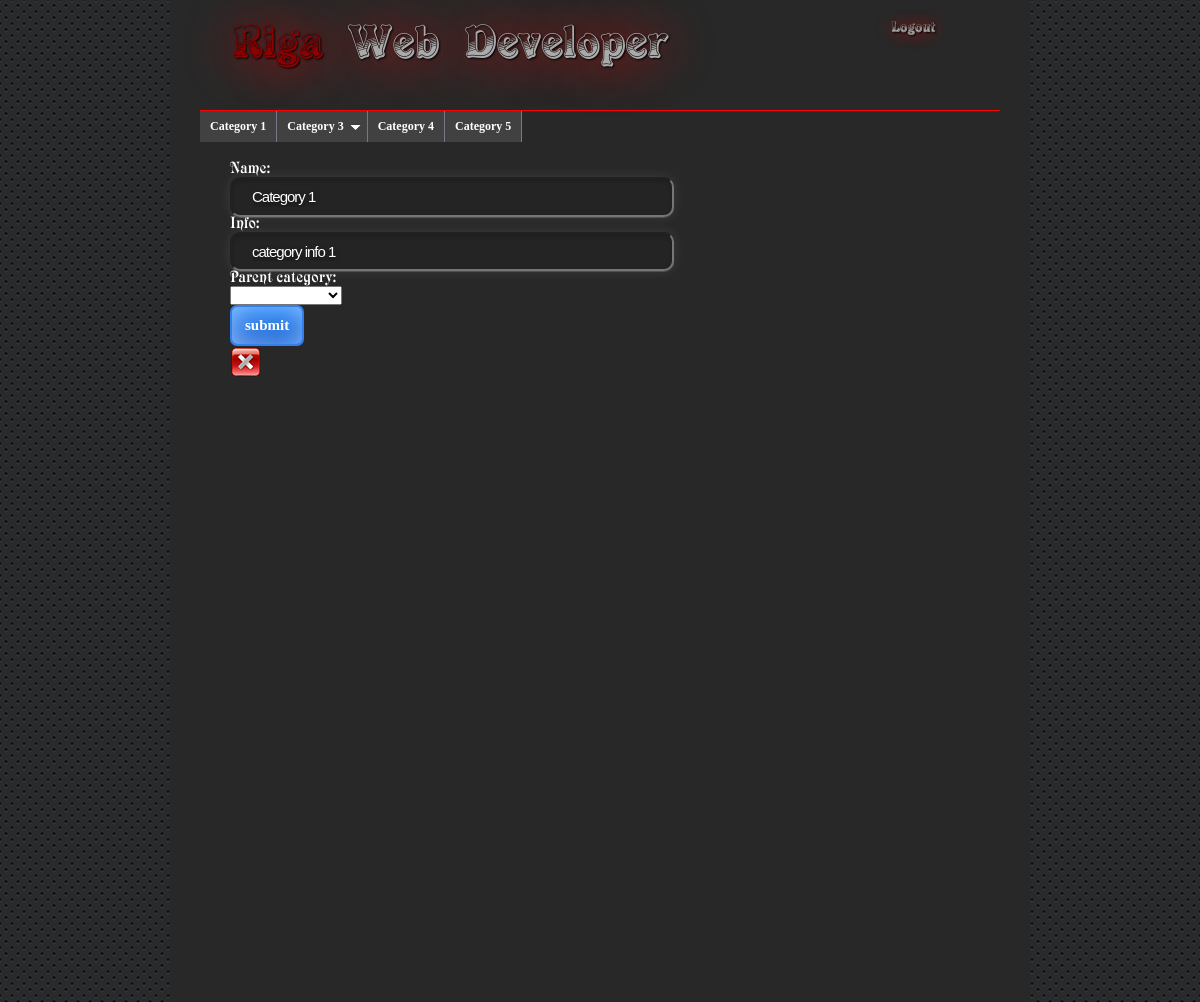
The page /change.php?update=yes&id=1 (signed in) on the database its author committed.
### tables this page shows
CREATE TABLE IF NOT EXISTS `category` (
  `id` int(11) NOT NULL AUTO_INCREMENT,
  `name` varchar(255) NOT NULL,
  `info` varchar(50) NOT NULL DEFAULT 'category info',
  `position` tinyint(4) DEFAULT NULL,
  `parent` int(11) DEFAULT NULL,
  `visible` int(1) DEFAULT '1',
  PRIMARY KEY (`id`)
);

### source.php (called while the page is built, shortened)
<?php
$table = 'category';

### change.php (the view, shortened to what this page needs)
<?php
require_once('source.php');
require_once 'header.php';
$id = $_GET['id'];
$parents = mysql_query("SELECT * FROM $table");
while ($row = mysql_fetch_array($parents))
{
    $categories[$row['id']] = array(
        'id' => $row['id'],
        'name' => $row['name'],
        'info' => $row['info'],
        'parent' => $row['parent']
    );
}
if($_GET['update'] == 'yes') {
    $result = mysql_query("SELECT * FROM $table WHERE id=$id");
    $res = mysql_fetch_assoc($result);?>
    <div class="change">
        <form action="update.php" method="POST">
            <label>Name: </label><input type="text" name="name" id="name" value="<?=$res['name']?>"><br>
            <label>Info: </label><input type="text" name="info" id="info" value="<?=$res['info']?>"><br>
            <label>Parent category: </label><select id="parent" name="parent">
                <option value=""></option>
                <?
                foreach ($categories as $v => $k){
                     if ($k['id'] == $res['parent']) {
                        echo "<option value=$k[id] selected>$k[name]</option>";
                    }else{
                        echo "<option value=$k[id]>$k[name]</option>";
                    }
                }?>
            </select><br>
            <input type="submit" class="button blue"  value="submit">
        </form>
        <a href="delete.php?id=<?=$id?>"><img src="/images/delete.png"></a>
    </div>
<?}
            ?>
<?
require_once'footer.php';

### cat.php (shortened to what this page needs)
<?php
require_once("source.php");
$result = mysql_query("SELECT * FROM category WHERE visible='1' ORDER BY position");
while ($row = mysql_fetch_assoc($result))
{
    $categories[$row['id']] = array(
        'id' => $row['id'],
        'name' => $row['name'],
        'info' => $row['info'],
        'parent' => $row['parent']
    );
}
function generate_menu($array, $parent = 0, $level = 0)
{
    $has_children = false;
    foreach($array as $key => $value)
    {
        if ($value['parent'] == $parent)
        {
            if ($has_children === false)
            {
                $has_children = true;
                if ($parent == 0) {
                    echo "\n<ul>";
                }else{
                    echo "\n<ul>";
                }
                $level++;
            }
            echo '<li><a href="">'.$value['name'].'</a>';
            generate_menu($array, $key, $level);
            echo "</li>\n";
        }
    }
    if ($has_children === true)
        echo "</ul>\n";
}
generate_menu($categories);
?>

### css/style.css (style rules this page uses)
html, body { background: #000 url("background.png") repeat; overflow-x: hidden; font-size: 16px; color: white; font-family: "Lucida Sans Unicode"; background: url('/images/background.png'); padding: 0px; margin: 0px; width: 100%; height: 100%; }
a { color: #aaaaaa; text-decoration: none; }
label { width: 150px; display: block; }
.change input[type=text],.login input[type=text],.login input[type=password] { display: inline-block; letter-spacing: -1px; text-shadow: 0 2px 5px rgba(0,0,0,.6); white-space: nowrap; width: auto; font-family: 'Fjalla One', sans-serif; position: relative; max-width: 80%; min-width: 50%; font-size: 15px; color: #FFF; vertical-align: middle; line-height: 1.3; overflow: hidden; text-align: left; box-shadow: 0 1px 0 rgba(255,255,255,.15), 0 2px 4px rgba(0,0,0,.2) inset, 0 0 12px rgba(255,255,255,.1); padding: 8px 20px; background: rgba(0,0,0,.1); border-radius: 10px; }
.button { -moz-border-radius:7px; -webkit-border-radius:7px; border-radius:7px; border:2px solid #74b807; display:inline-block; color:#ffffff; font-family:Verdana; font-size:15px; font-weight:bold; padding:10px 13px; text-decoration:none; }
.button.blue { -moz-box-shadow:inset 1px -2px 28px -3px #97c4fe; -webkit-box-shadow:inset 1px -2px 28px -3px #97c4fe; box-shadow:inset 1px -2px 28px -3px #97c4fe; background:-webkit-gradient( linear, left top, left bottom, color-stop(0.05, #3d94f6), color-stop(1, #1e62d0) ); background:-moz-linear-gradient( center top, #3d94f6 5%, #1e62d0 100% ); filter:progid:DXImageTransform.Microsoft.gradient(startColorstr='#3d94f6', endColorstr='#1e62d0'); background-color:#3d94f6; border:2px solid #337fed; text-shadow:13px 7px 26px #1570cd; }

### css/slidemenu.css (style rules this page uses)
.jqueryslidemenu ul { margin: 0; padding: 0; list-style-type: none; }
.jqueryslidemenu ul li { position: relative; display: inline; float: left; }
.jqueryslidemenu ul li a { display: block; background: #414141; color: white; padding: 8px 10px; border-right: 1px solid #778; color: #2d2b2b; text-decoration: none; }
.jqueryslidemenu ul li a:link, .jqueryslidemenu ul li a:visited { color: white; }

### rows shown on the page
category: name "Category 1", info "category info 1"
category: parent 0 (drawn), name "Category 3"
category: name "Category 4"
category: name "Category 5"
